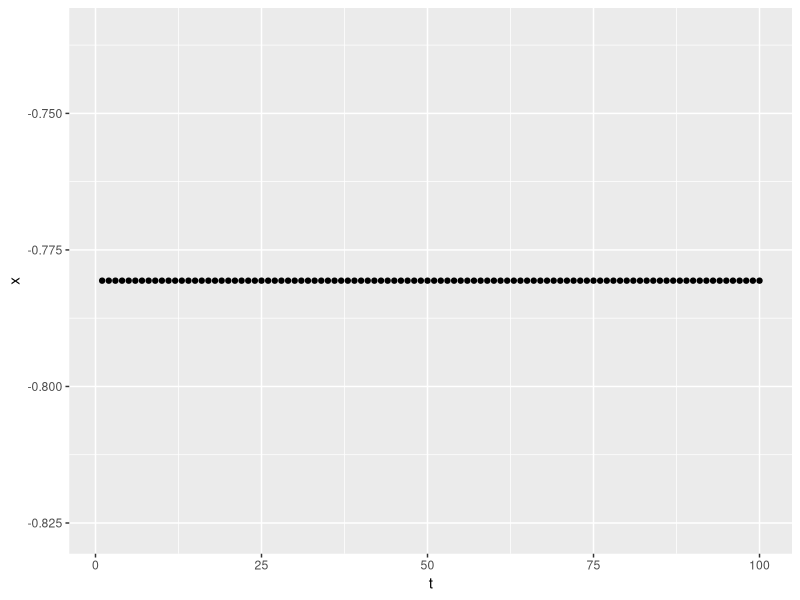
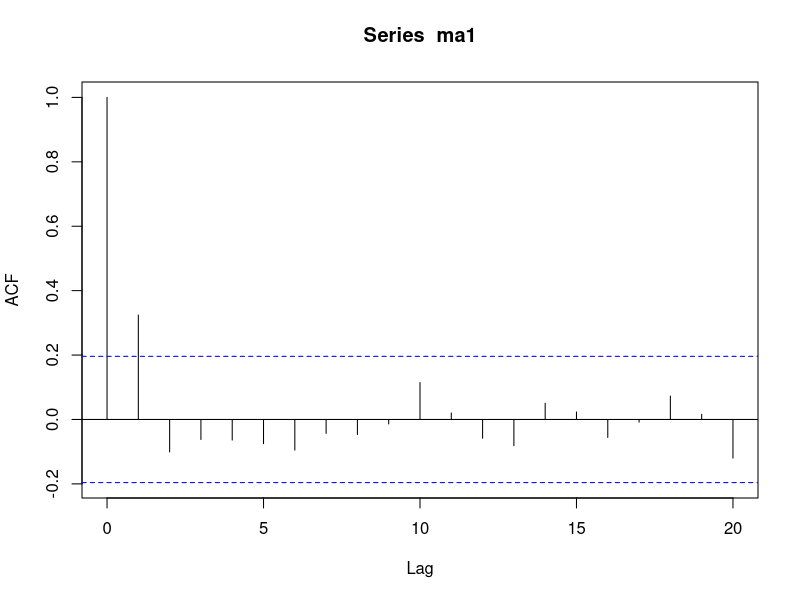
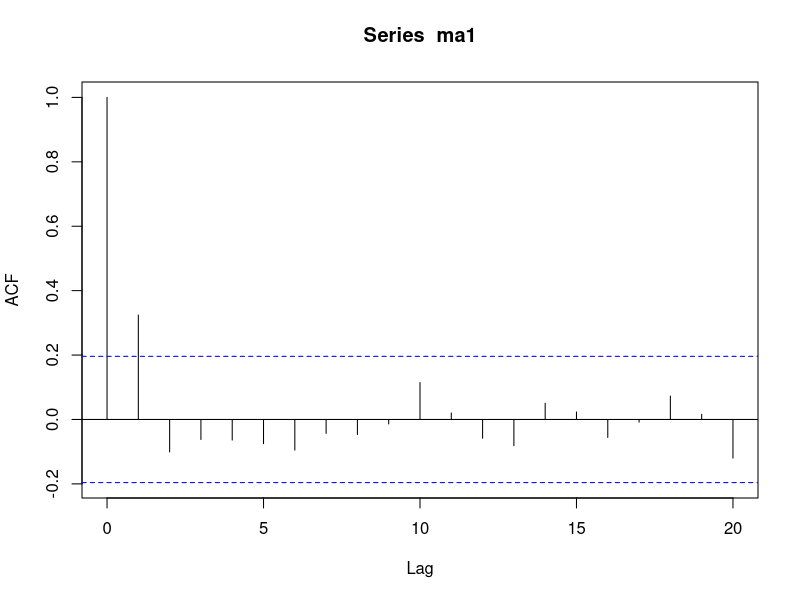
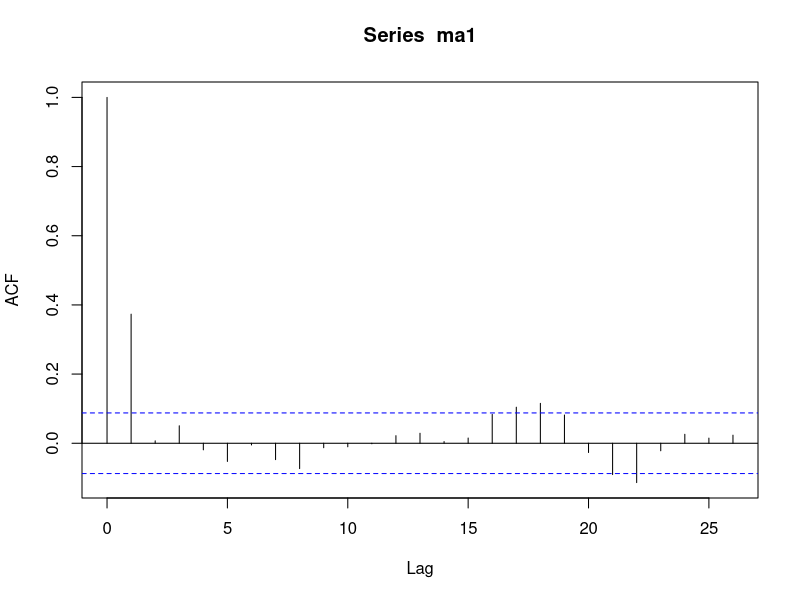
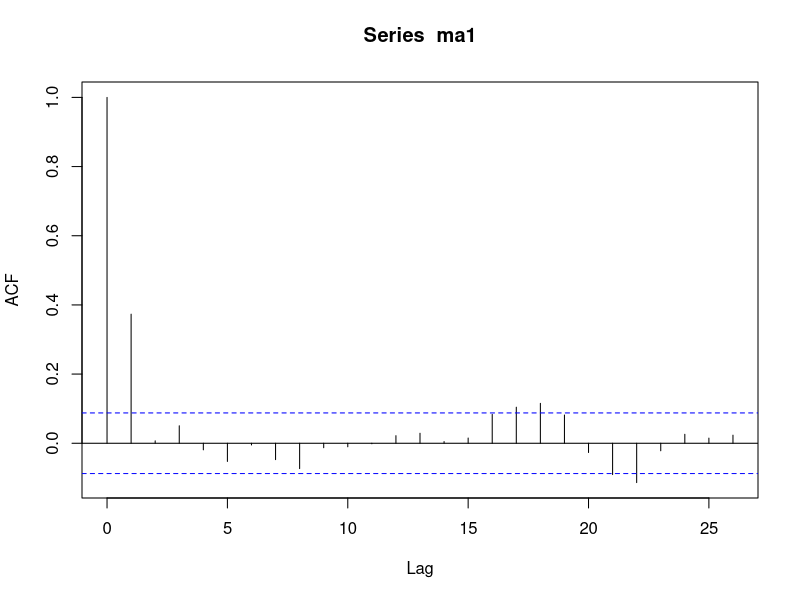
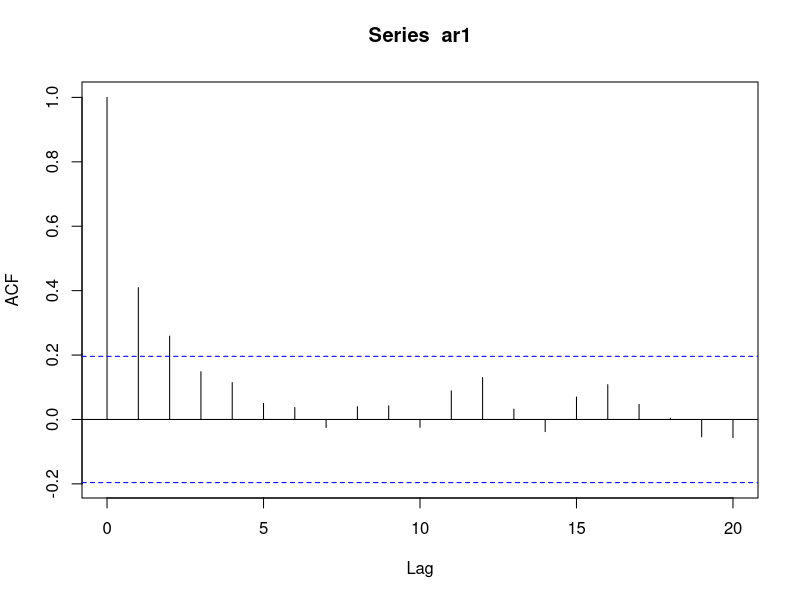
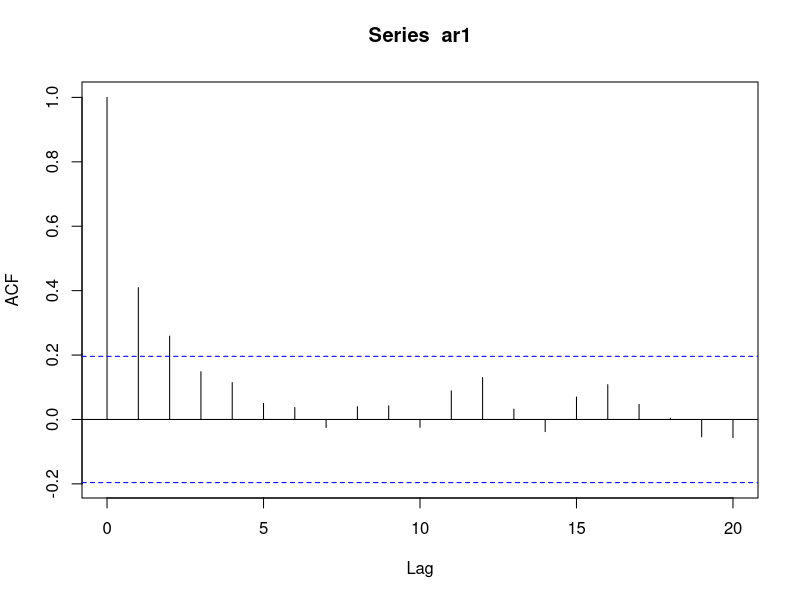
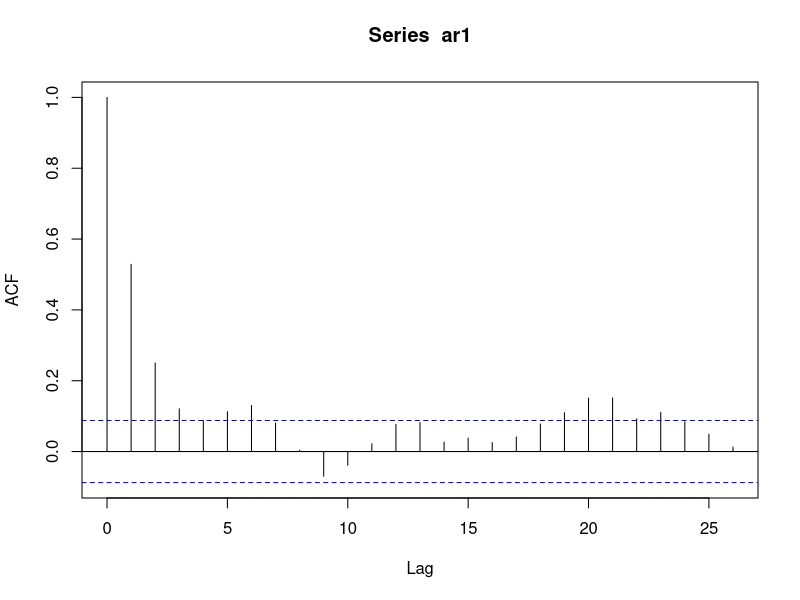

R code for these plots, in order:
## ---- chunk 1
library(ggplot2)
## ---- chunk 2
x <- rep(rnorm(n = 1), times = 100)
t <- 1:100
t_data <- data.frame(column1 = x, column2 = t)
## ---- chunk 3
ggplot(data = t_data, aes(x = t, y = x)) +
  geom_point()
## ---- chunk 4
ma1 <- arima.sim(n = 100, model = list(ma = .5))
## ---- chunk 5
plot(acf(ma1))
## ---- chunk 6
ma1 <- arima.sim(n = 500, model = list(ma = .5))
plot(acf(ma1))
## ---- chunk 7
ar1 <- arima.sim(n = 100, model = list(ar = .5))
plot(acf(ar1))
## ---- chunk 8
ar1 <- arima.sim(n = 500, model = list(ar = .5))
plot(acf(ar1))
